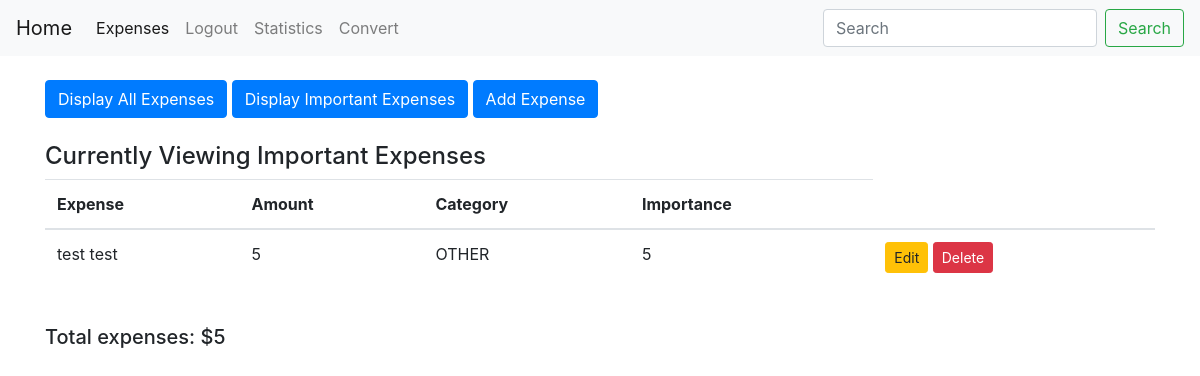
Screenshot of /display2 (signed in) with the database file from the repository.
### base/models.py (models this page shows, shortened)
class Expense(models.Model):
	user = models.ForeignKey(User, on_delete=models.CASCADE, null = True)
	name = models.CharField(max_length = 20)
	amount = models.IntegerField()
	choices = (
		('GROCERIES', 'Money spent on groceries'),
		('BILLS', 'Money spent on water/electricity/internet bills'),
		('RENT', 'Money spent on rent'),
		('OTHER', 'Other weekly expenses')
	)
	category = models.CharField(max_length = 20, choices = choices, default = 'OTHER')
	importance = models.IntegerField()
	updated = models.DateTimeField(auto_now = True)
	created = models.DateTimeField(auto_now_add = True)
	class Meta:
		ordering = ['-updated', '-created']

### base/views.py (the view)
# urls.py: path('display2', views.display_important, name = 'display2'),
def display_important(request):
	items =  Expense.objects.all().filter(importance__gte = 5).filter(user = request.user)
	total = items.aggregate(Sum('amount'))
	context = {
		'items': items,
		'header': 'Important Expenses',
		'total' : total['amount__sum'],
	}
	return render(request, 'expenses.html', context)

### base/templates/expenses.html
{% extends 'base.html' %}
{% block body %}
<div class = "button-group">
	<a href="{% url 'display1' %}" class = "btn btn-primary btn-mid" role = "button"> Display All Expenses</a>
	<a href="{% url 'display2' %}" class = "btn btn-primary btn-mid" role = "button"> Display Important Expenses </a>
	<a href="{% url 'add' %}" class = "btn btn-primary btn-mid" role = "button"> Add Expense </a>
</div>
<br>
<h4> Currently Viewing {{ header }} </h4>
<table class="table">
  <thead>
    <tr>
      <th scope="col">Expense</th>
      <th scope="col">Amount</th>
      <th scope="col">Category</th>
      <th scope="col">Importance</th>
    </tr>
  </thead>
  <tbody>
	<tbody>
		{% for item in items %}
			<tr>
				<td> {{item.name}} </td>
				<td> {{item.amount}} </td>
				<td> {{item.category}} </td>
				<td> {{item.importance}} </td>
				<td>
					<a href="{% url 'edit' item.pk %}" class = "btn btn-warning btn-sm" role="button"> Edit </a>
					<a href="{% url 'delete' item.pk %}" class = "btn btn-danger btn-sm" role="button"> Delete </a>
				</td>
			</tr>
		{% endfor %}
	</tbody>
  </tbody>
</table>
<br>
<div>
	<h5> Total expenses: ${{total}}</h5>
</div>
{% endblock %}

### rows the page displays
Expense: name "test test", amount "5", category "OTHER", importance "5"

### other values shown
{{ header }} "Important Expenses"
{{ total }} "5"
